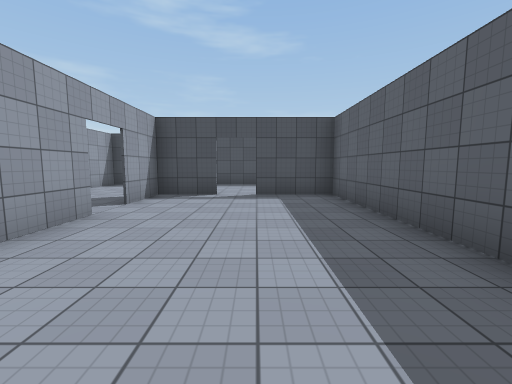
View 1 (above)

13 first-person views from a walk through a 3-D level made in the Unity game engine. The camera is 1.5 m above the floor, tilts 6° down and sees 90° across. The floor is counted in squares, 2 m on a side. Each view is taken from the middle of a square. On the plan, view 1 faces up. The plan holds only what a view shows up to about 9 squares ahead; the rest is blank. The place goes on beyond the plan. The player character is not drawn. Surface patterns are stand-ins for the level's own textures.

View 2
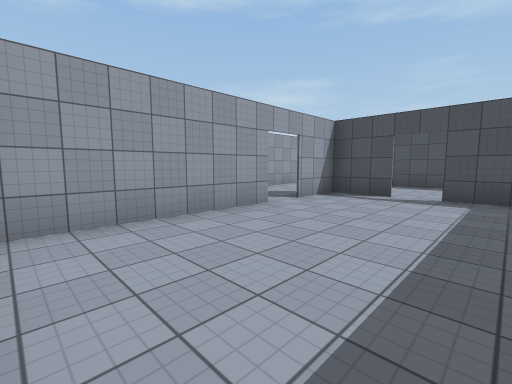

View 3
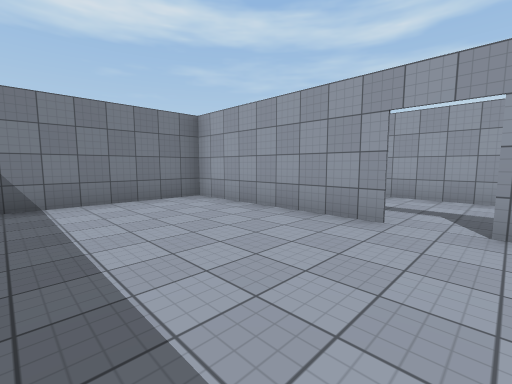

View 4
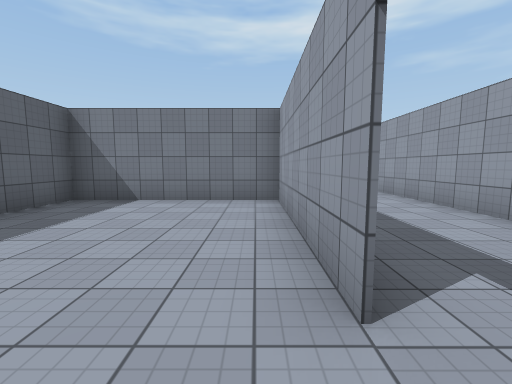

View 5
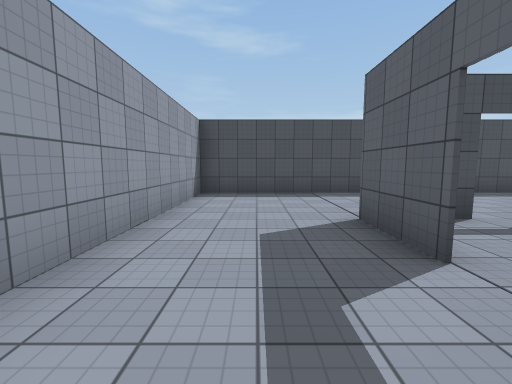

View 6
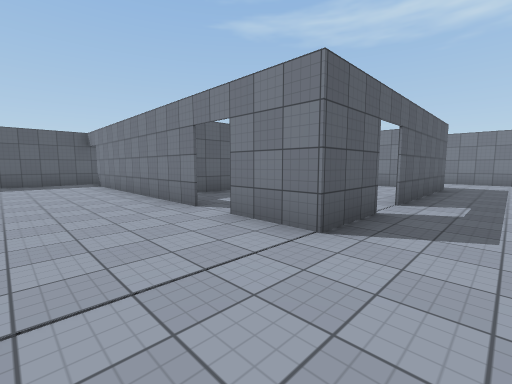

View 7
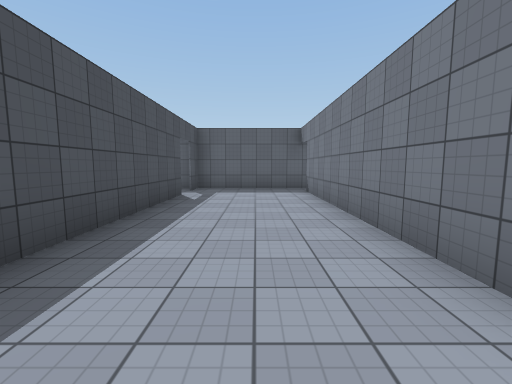

View 8
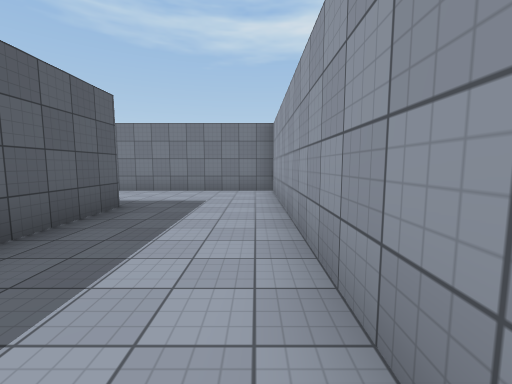

View 9
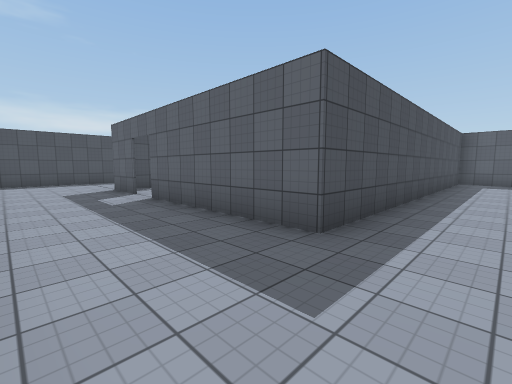

View 10
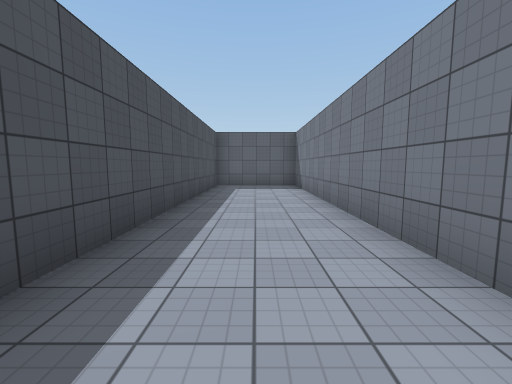

View 11
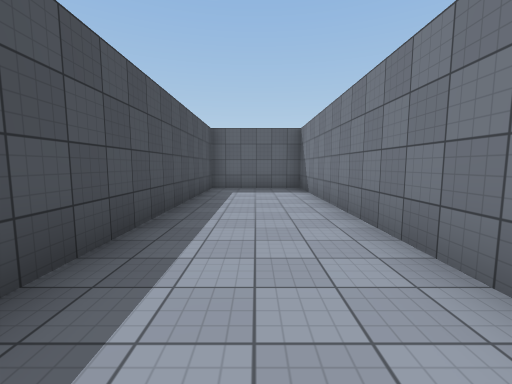

View 12
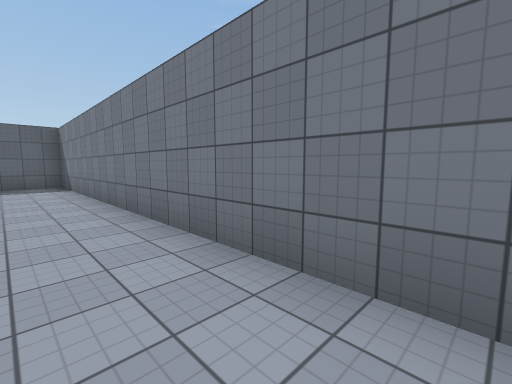

View 13
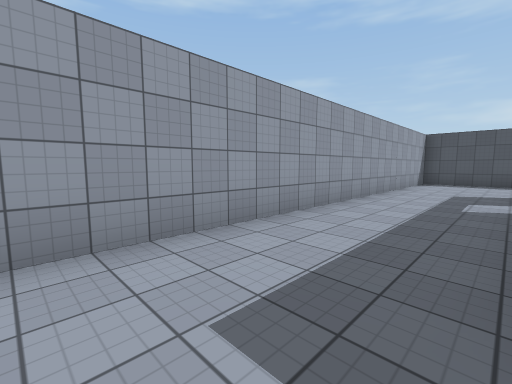

### Floor plan
Points are (right, up) in squares from view 1. A wall is a line through its corners. A room is listed if a view was taken in it or the views show most of it. See-through windows are left out.
Room 1 (views 1, 2, 3, 4)
walls: (-2.5, 3.9) (-2.5, -0.5) (2, -0.5) (2, 6.5) (0, 6.5); (-0.9, 6.5) (-2.5, 6.5) (-2.5, 4.9)
ways out: opening at (-3, 4) to room 2; gap at (-0.5, 7) to room 2
Room 2 (views 5, 6, 7, 8, 9, 10, 11, 12, 13)
walls: (-2.5, 4.9) (-2.5, 6.5) (-1, 6.5); (-0.1, 6.5) (6.4, 6.5); (5.5, 9.9) (-5.5, 9.9) (-5.5, -3.5) (7.4, -3.5) (7.4, -0.6) (-2.5, -0.6) (-2.5, 3.9); (7.4, 6.2) (7.4, 9.5)
ways out: opening at (-3, 4) to room 1; gap at (-0.5, 7) to room 1; opening at (6, 10)

Positions as (right, up) in squares from view 1, and headings:
1: (0, 0), facing up
2: (1, 0), facing up-left
3: (1, 5), facing down-left
4: (-2, 5), facing down
5: (-4, 3), facing up
6: (-4, 9), facing down-right
7: (-1, 8), facing right
8: (-5, 4), facing down
9: (-5, -2), facing up-right
10: (-2, -2), facing right
11: (-1, -2), facing right
12: (-3, -2), facing down-right
13: (-3, -2), facing up-left
